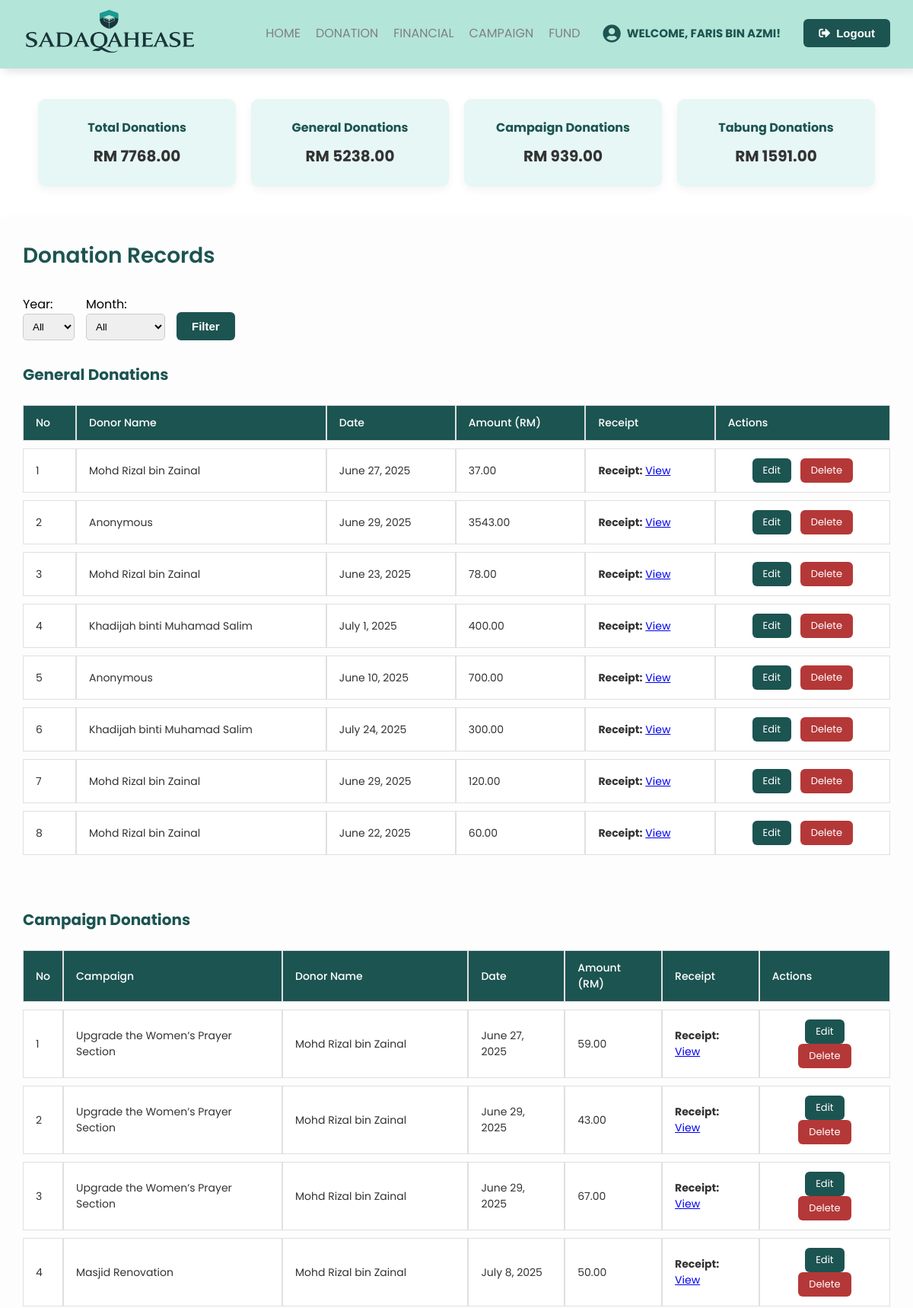
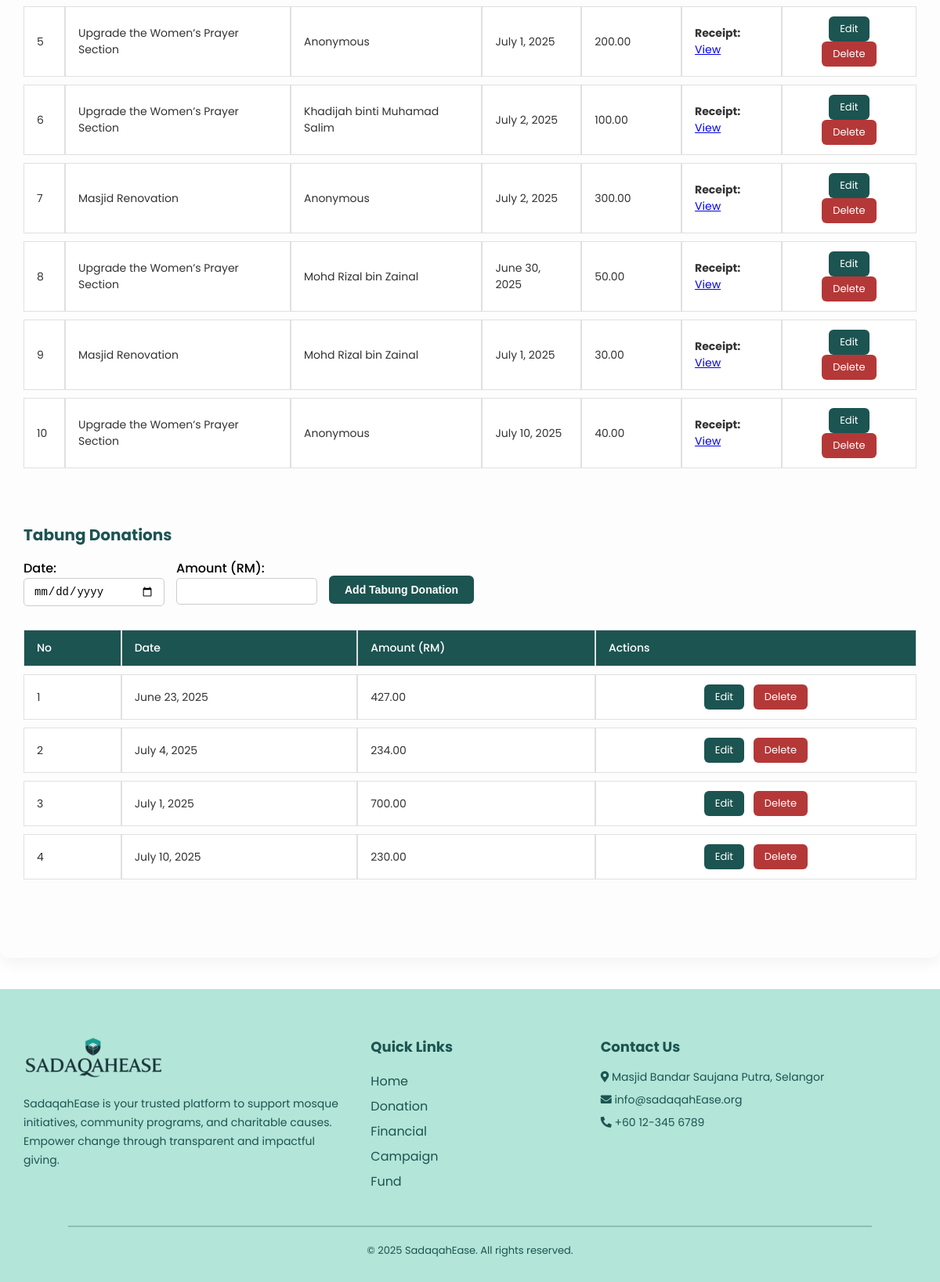
The page /treasurer/record-donation/ (signed in) on the database its author committed (2 pictures, top to bottom).
### SadaqahEase/models.py (models this page shows, shortened)
class Treasurer(models.Model):
    treasurerid = models.CharField(max_length=6, primary_key=True)
    name = models.CharField(max_length=100)
    email = models.EmailField()
    password = models.CharField(max_length=100)

class Donation(models.Model):
    DONATION_TYPE_CHOICES = [
        ('General', 'General Donation'),
        ('Campaign', 'Campaign Donation'),
    ]
    donationid = models.CharField(max_length=10, primary_key=True, editable=False)
    donorid = models.ForeignKey('Donor', on_delete=models.SET_NULL, null=True, blank=True)
    campaignid = models.ForeignKey('Campaign', on_delete=models.SET_NULL, null=True, blank=True)
    amount = models.DecimalField(max_digits=10, decimal_places=2)
    date_donated = models.DateField()
    receipt = models.ImageField(upload_to='donation_receipts/', null=True, blank=True)
    donation_type = models.CharField(max_length=10, choices=DONATION_TYPE_CHOICES, default='General')
    hidden_from_donor = models.BooleanField(default=False)

class Donor(models.Model):
    donorid = models.CharField(max_length=8, primary_key=True, editable=False)
    fullname = models.CharField(max_length=100)
    phone = models.CharField(max_length=15)
    email = models.EmailField()
    username = models.CharField(max_length=50, unique=True)
    password = models.CharField(max_length=100)
    gender = models.CharField(max_length=10, choices=[('Male', 'Male'), ('Female', 'Female')])
    dob = models.DateField()
    created_at = models.DateTimeField(default=timezone.now)

class Campaign(models.Model):
    campaignid = models.CharField(max_length=6, primary_key=True)
    title = models.CharField(max_length=50)
    description = models.TextField(max_length=2000)
    goal_amount = models.DecimalField(max_digits=10, decimal_places=2)
    current_amount = models.DecimalField(max_digits=10, decimal_places=2, default=0)
    start_date = models.DateField()
    end_date = models.DateField()
    campaignimage = models.ImageField(upload_to='campaign_images/', null=True, blank=True)
    STATUS_CHOICES = [
        ('Pending', 'Pending'),
        ('Approved', 'Approved'),
        ('Rejected', 'Rejected'),
    ]
    status = models.CharField(max_length=10, choices=STATUS_CHOICES, default='Pending')

class TabungDonation(models.Model):
    donationid = models.CharField(primary_key=True, max_length=10, editable=False)
    date = models.DateField()
    amount = models.DecimalField(max_digits=10, decimal_places=2)

### SadaqahEase/views.py (the view)
# urls.py: path('treasurer/record-donation/', views.record_donation_page, name='record_donation_page'),
def record_donation_page(request):
    treasurer_id = request.session.get('treasurer_id')
    treasurer = get_object_or_404(Treasurer, treasurerid=treasurer_id)
    selected_year = request.GET.get('year')
    selected_month = request.GET.get('month')
    filtered_general = Donation.objects.filter(donation_type='General')
    filtered_campaign = Donation.objects.filter(donation_type='Campaign')
    filtered_tabung = TabungDonation.objects.all()
    if selected_year:
        filtered_general = filtered_general.filter(date_donated__year=selected_year)
        filtered_campaign = filtered_campaign.filter(date_donated__year=selected_year)
        filtered_tabung = filtered_tabung.filter(date__year=selected_year)
    if selected_month:
        filtered_general = filtered_general.filter(date_donated__month=selected_month)
        filtered_campaign = filtered_campaign.filter(date_donated__month=selected_month)
        filtered_tabung = filtered_tabung.filter(date__month=selected_month)
    general_total = filtered_general.aggregate(Sum('amount'))['amount__sum'] or 0
    campaign_total = filtered_campaign.aggregate(Sum('amount'))['amount__sum'] or 0
    tabung_total = filtered_tabung.aggregate(Sum('amount'))['amount__sum'] or 0
    overall_total = general_total + campaign_total + tabung_total
    donation_years = Donation.objects.annotate(y=ExtractYear('date_donated')).values_list('y', flat=True)
    tabung_years = TabungDonation.objects.annotate(y=ExtractYear('date')).values_list('y', flat=True)
    years = sorted(set(donation_years).union(tabung_years), reverse=True)
    months = [(i, calendar.month_name[i]) for i in range(1, 13)]
    context = {
        'treasurer': treasurer,
        'general_total': general_total,
        'campaign_total': campaign_total,
        'tabung_total': tabung_total,
        'overall_total': overall_total,
        'general_donations': filtered_general,
        'campaign_donations': filtered_campaign,
        'tabung_donations': filtered_tabung,
        'years': years,
        'months': months,
    }
    return render(request, 'recorddonation.html', context)

### SadaqahEase/templates/recorddonation.html (shortened to what this page needs)
{% load static %}
<!DOCTYPE html>
<html lang="en">
<head>
  <link rel="stylesheet" href="https://cdnjs.cloudflare.com/ajax/libs/font-awesome/5.14.0/css/all.min.css">
</head>
<body>
<header>
  <div class="content flex_space">
    <div class="logo">
      <img src="{% static 'Sadaqahlogo.png' %}" alt="SadaqahEase Logo">
    </div>
    <div class="navbar">
      <ul id="menulist">
        <li><a href="{% url 'treasurer_mainpage' %}">Home</a></li>
        <li><a href="{% url 'record_donation_page' %}">Donation</a></li>
        <li><a href="{% url 'financial_page' %}">Financial</a></li>
        <li><a href="{% url 'manage_campaigns' %}">Campaign</a></li>
        <li><a href="{% url 'allocate_fund_page' %}">Fund</a></li>
        <li>
          <div class="welcome-message">
            <i class="fas fa-user-circle"></i>
            Welcome, {{ treasurer.name }}!
          </div>
        </li>
        <li>
          <form method="post" action="{% url 'logout' %}">
            <button type="submit" class="primary_btn">
              <i class="fas fa-sign-out-alt"></i> Logout
            </button>
          </form>
        </li>
      </ul>
    </div>
  </div>
</header>
<div class="summary-container">
    <div class="summary-box">
      <h3>Total Donations</h3>
      <p>RM {{ overall_total|floatformat:2 }}</p>
    </div>
    <div class="summary-box">
      <h3>General Donations</h3>
      <p>RM {{ general_total|floatformat:2 }}</p>
    </div>
    <div class="summary-box">
      <h3>Campaign Donations</h3>
      <p>RM {{ campaign_total|floatformat:2 }}</p>
    </div>
    <div class="summary-box">
      <h3>Tabung Donations</h3>
      <p>RM {{ tabung_total|floatformat:2 }}</p>
    </div>
  </div>
<div class="record-container">
    <h1 style="text-align: left; margin-bottom: 30px;">Donation Records</h1>
    <form method="get" style="display: flex; align-items: flex-end; gap: 15px; margin-bottom: 30px; flex-wrap: wrap;">
    <div>
        <label for="year">Year:</label><br>
        <select name="year" id="year" style="padding: 8px; border-radius: 5px; border: 1px solid #ccc;">
        <option value="">All</option>
        </select>
    </div>
    <div>
        <label for="month">Month:</label><br>
        <select name="month" id="month" style="padding: 8px; border-radius: 5px; border: 1px solid #ccc;">
        <option value="">All</option>
        </select>
    </div>
    <div style="margin-top: 22px;">
        <button type="submit" class="primary_btn">Filter</button>
    </div>
    </form>
    <div class="donation-section">
      <h2 style="text-align: left;">General Donations</h2>
      {% if general_donations %}
      <table class="donation-table">
        <thead>
          <tr>
            <th>No</th>
            <th>Donor Name</th>
            <th>Date</th>
            <th>Amount (RM)</th>
            <th>Receipt</th>
            <th>Actions</th>
          </tr>
        </thead>
        <tbody>
          {% for donation in general_donations %}
          <tr>
            <td>{{ forloop.counter }}</td>
            <td>{{ donation.donorid.fullname|default:"Anonymous" }}</td>
            <td>{{ donation.date_donated }}</td>
            <td>{{ donation.amount }}</td>
            <td>
              {% if donation.receipt %}
                <p><strong>Receipt:</strong> <a href="{{ donation.receipt.url }}" target="_blank">View</a></p>
              {% else %}
                <p style="color: grey;">No Receipt</p>
              {% endif %}
            </td>
            <td>
                <a href="{% url 'edit_general_donation' donation.donationid %}" class="action-btn edit">Edit</a>
                <a href="{% url 'delete_general_donation' donation.donationid %}" class="action-btn delete" onclick="return confirm('Are you sure you want to delete this donation record ?');">Delete</a>
            </td>
          {% endfor %}
        </tbody>
      </table>
      {% else %}
        <p>No general donations found.</p>
      {% endif %}
    </div>
    <div class="donation-section" style="margin-top: 50px;">
      <h2 style="text-align: left;">Campaign Donations</h2>
      {% if campaign_donations %}
      <table class="donation-table">
        <thead>
          <tr>
            <th>No</th>
            <th>Campaign</th>
            <th>Donor Name</th>
            <th>Date</th>
            <th>Amount (RM)</th>
            <th>Receipt</th>
            <th>Actions</th>
          </tr>
        </thead>
        <tbody>
          {% for donation in campaign_donations %}
          <tr>
            <td>{{ forloop.counter }}</td>
            <td>{{ donation.campaignid.title }}</td>
            <td>{{ donation.donorid.fullname|default:"Anonymous" }}</td>
            <td>{{ donation.date_donated }}</td>
            <td>{{ donation.amount }}</td>
          <td>
            {% if donation.receipt %}
              <p><strong>Receipt:</strong> <a href="{{ donation.receipt.url }}" target="_blank">View</a></p>
            {% else %}
              <p style="color: grey;">No Receipt</p>
            {% endif %}
          </td>
          <td>
            <a href="{% url 'edit_campaign_donation' donation.donationid %}" class="action-btn edit">Edit</a>
            <a href="{% url 'delete_campaign_donation' donation.donationid %}" class="action-btn delete" onclick="return confirm('Are you sure you want to delete this donation record ?');">Delete</a>
          </td>
          </tr>
          {% endfor %}
        </tbody>
      </table>
      {% else %}
        <p>No campaign donations found.</p>
      {% endif %}
    </div>
    <div class="donation-section" style="margin-top: 50px;">
      <h2 style="text-align: left;">Tabung Donations</h2>
      <form method="post" action="{% url 'submit_tabung_donation' %}" class="tabung-form-inline">
        <div>
          <label for="date">Date:</label><br>
          <input type="date" name="date" required>
        </div>
        <div>
          <label for="amount">Amount (RM):</label><br>
          <input type="number" name="amount" step="0.01" required>
        </div>
        <div style="margin-top: 22px;">
          <button type="submit" class="primary_btn">Add Tabung Donation</button>
        </div>
      </form>
      {% if tabung_donations %}
      <table class="donation-table">
        <thead>
          <tr>
            <th>No</th>
            <th>Date</th>
            <th>Amount (RM)</th>
            <th>Actions</th>
          </tr>
        </thead>
        <tbody>
          {% for donation in tabung_donations %}
          <tr>
            <td>{{ forloop.counter }}</td>
            <td>{{ donation.date }}</td>
            <td>{{ donation.amount }}</td>
            <td>
                <a href="{% url 'edit_tabung_donation' donation.donationid %}" class="action-btn edit">Edit</a>
                <a href="{% url 'delete_tabung_donation' donation.donationid %}" class="action-btn delete" onclick="return confirm('Are you sure you want to delete this donation record ?');">Delete</a>
            </td>
          </tr>
          {% endfor %}
        </tbody>
      </table>
      {% else %}
        <p>No tabung donations recorded.</p>
      {% endif %}
    </div>
  </div>
<footer  id="contact-section" style="background: rgb(179, 229, 216); color: #1c5451; padding: 60px 30px 30px;">
  <div style="display: flex; flex-wrap: wrap; justify-content: space-between; align-items: flex-start; gap: 40px; max-width: 1200px; margin: auto;">
    <div style="flex: 1 1 300px;">
      <img src="{% static 'Sadaqahlogo.png' %}" alt="SadaqahEase Logo" style="width: 180px; margin-bottom: 15px;">
      <p style="line-height: 1.7; font-size: 14px; color: #1c5451;">
        SadaqahEase is your trusted platform to support mosque initiatives, community programs, and charitable causes.
        Empower change through transparent and impactful giving.
      </p>
    </div>
    <div style="flex: 1 1 150px;">
      <h3 style="margin-bottom: 15px; font-size: 18px; color: #1c5451;">Quick Links</h3>
      <ul style="list-style: none; padding: 0; line-height: 2;">
        <li><a href="{% url 'treasurer_mainpage' %}"style="color: #1c5451; text-decoration: none;">Home</a></li>
        <li><a href="{% url 'record_donation_page' %}"style="color: #1c5451; text-decoration: none;">Donation</a></li>
        <li><a href="{% url 'financial_page' %}"style="color: #1c5451; text-decoration: none;">Financial</a></li>
        <li><a href="{% url 'manage_campaigns' %}"style="color: #1c5451; text-decoration: none;">Campaign</a></li>
        <li><a href="{% url 'allocate_fund_page' %}"style="color: #1c5451; text-decoration: none;">Fund</a></li>
      </ul>
    </div>
    <div style="flex: 1 1 300px;">
      <h3 style="margin-bottom: 15px; font-size: 18px; color: #1c5451;">Contact Us</h3>
      <p style="font-size: 14px; margin-bottom: 8px;"><i class="fas fa-map-marker-alt"></i> Masjid Bandar Saujana Putra, Selangor</p>
      <p style="font-size: 14px; margin-bottom: 8px;"><i class="fas fa-envelope"></i> info@sadaqahEase.org</p>
      <p style="font-size: 14px;"><i class="fas fa-phone-alt"></i> +60 12-345 6789</p>
    </div>
  </div>
  <hr style="margin: 40px auto 20px; border-color: rgba(28, 84, 81, 0.2); width: 90%;">
  <p style="text-align: center; font-size: 13px; color: #1c5451;">&copy; 2025 SadaqahEase. All rights reserved.</p>
</footer>
</body>
</html>

### rows shown on the page
Treasurer: name "FARIS BIN AZMI"
Donation: donorid.fullname "Mohd Rizal bin Zainal", date_donated "June 27, 2025", amount "37.00"
Donation: donorid.fullname "Anonymous", date_donated "June 29, 2025", amount "3543.00"
Donation: donorid.fullname "Mohd Rizal bin Zainal", date_donated "June 23, 2025", amount "78.00"
Donation: donorid.fullname "Khadijah binti Muhamad Salim", date_donated "July 1, 2025", amount "400.00"
Donation: donorid.fullname "Anonymous", date_donated "June 10, 2025", amount "700.00"
Donation: donorid.fullname "Khadijah binti Muhamad Salim", date_donated "July 24, 2025", amount "300.00"
Donation: donorid.fullname "Mohd Rizal bin Zainal", date_donated "June 29, 2025", amount "120.00"
Donation: donorid.fullname "Mohd Rizal bin Zainal", date_donated "June 22, 2025", amount "60.00"
Donation: campaignid "Upgrade the Women’s Prayer Section", donorid.fullname "Mohd Rizal bin Zainal", date_donated "June 27, 2025", amount "59.00"
Donation: campaignid "Upgrade the Women’s Prayer Section", donorid.fullname "Mohd Rizal bin Zainal", date_donated "June 29, 2025", amount "43.00"
Donation: campaignid "Upgrade the Women’s Prayer Section", donorid.fullname "Mohd Rizal bin Zainal", date_donated "June 29, 2025", amount "67.00"
Donation: campaignid "Masjid Renovation", donorid.fullname "Mohd Rizal bin Zainal", date_donated "July 8, 2025", amount "50.00"
Donation: campaignid "Upgrade the Women’s Prayer Section", donorid.fullname "Anonymous", date_donated "July 1, 2025", amount "200.00"
Donation: campaignid "Upgrade the Women’s Prayer Section", donorid.fullname "Khadijah binti Muhamad Salim", date_donated "July 2, 2025", amount "100.00"
Donation: campaignid "Masjid Renovation", donorid.fullname "Anonymous", date_donated "July 2, 2025", amount "300.00"
Donation: campaignid "Upgrade the Women’s Prayer Section", donorid.fullname "Mohd Rizal bin Zainal", date_donated "June 30, 2025", amount "50.00"
Donation: campaignid "Masjid Renovation", donorid.fullname "Mohd Rizal bin Zainal", date_donated "July 1, 2025", amount "30.00"
Donation: campaignid "Upgrade the Women’s Prayer Section", donorid.fullname "Anonymous", date_donated "July 10, 2025", amount "40.00"
TabungDonation: date "June 23, 2025", amount "427.00"
TabungDonation: date "July 4, 2025", amount "234.00"
TabungDonation: date "July 1, 2025", amount "700.00"
TabungDonation: date "July 10, 2025", amount "230.00"

### other values the page prints
{{ overall_total|floatformat:2 }} "7768.00"
{{ general_total|floatformat:2 }} "5238.00"
{{ campaign_total|floatformat:2 }} "939.00"
{{ tabung_total|floatformat:2 }} "1591.00"
